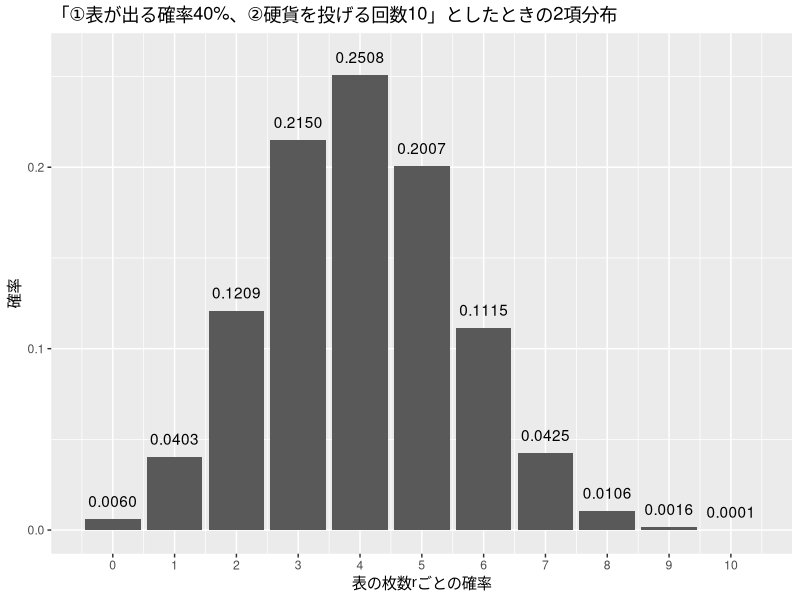
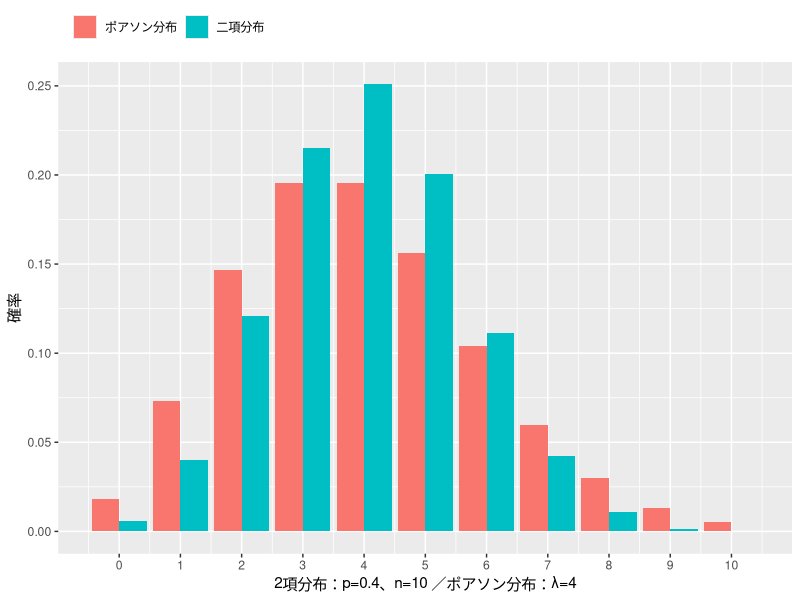
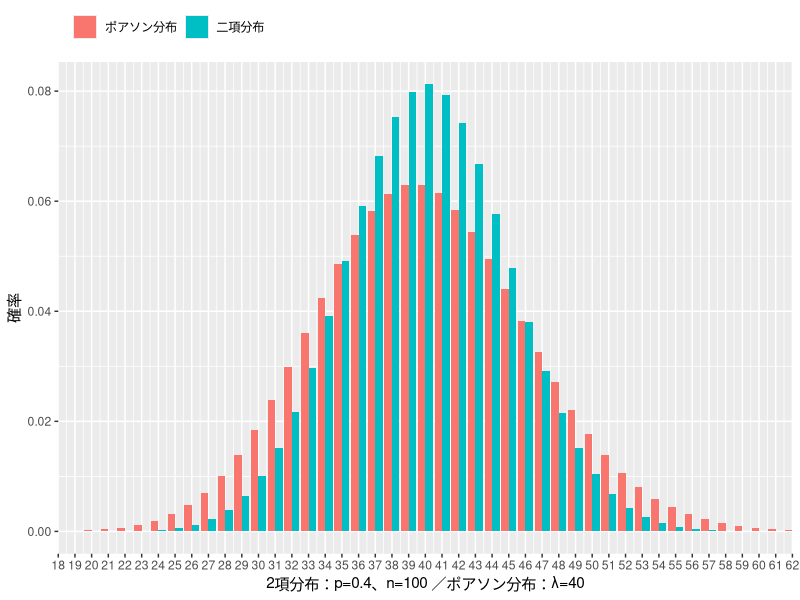
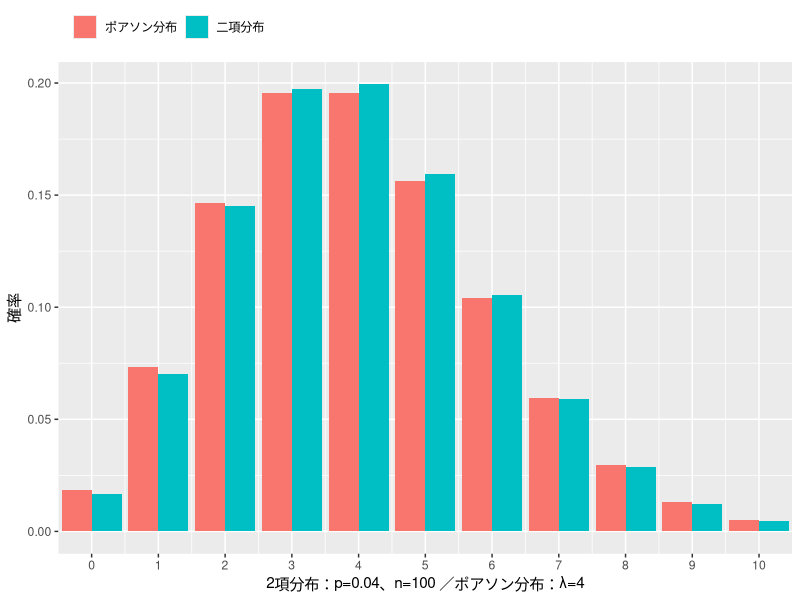
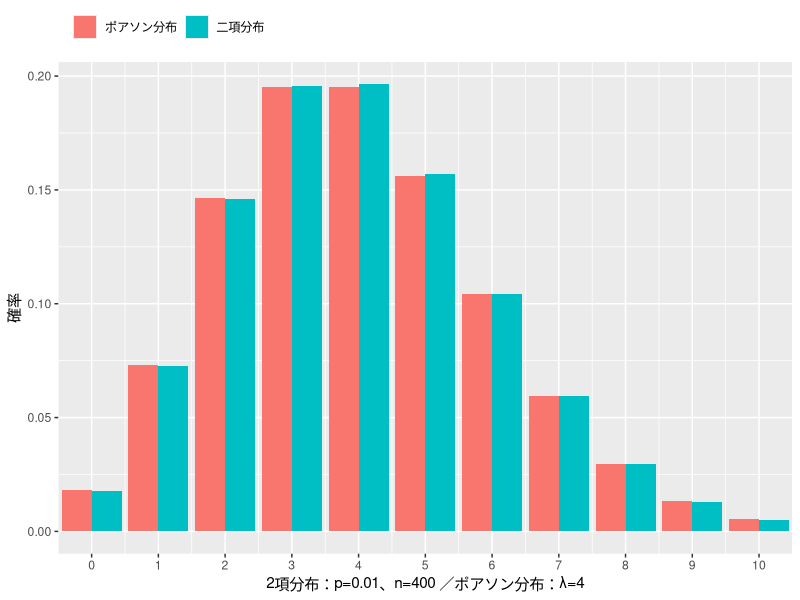
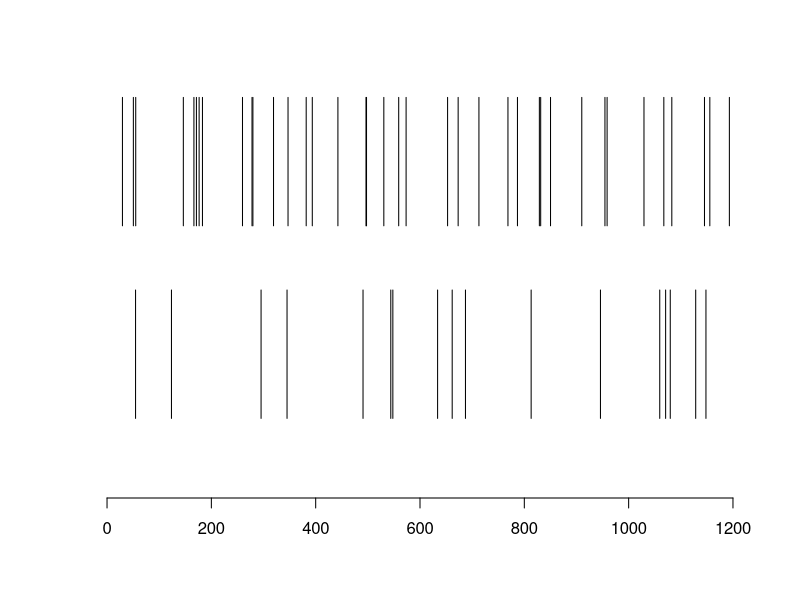
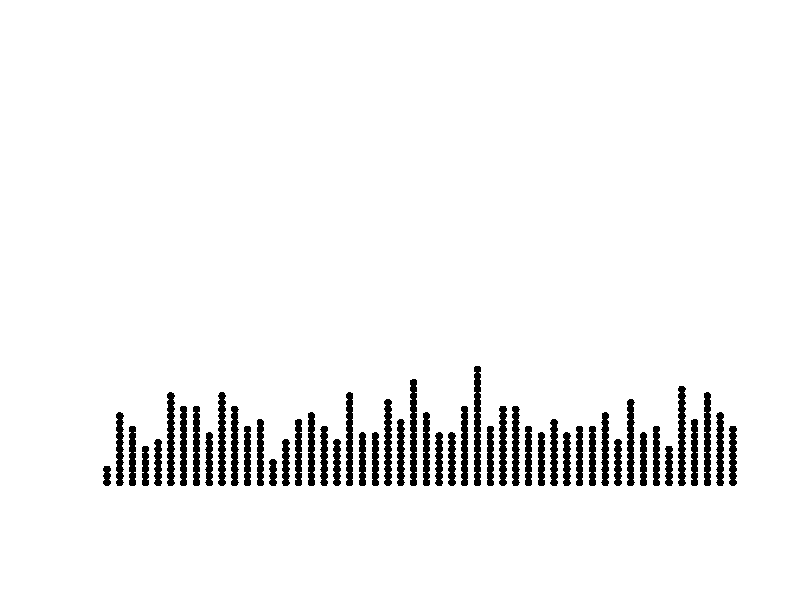
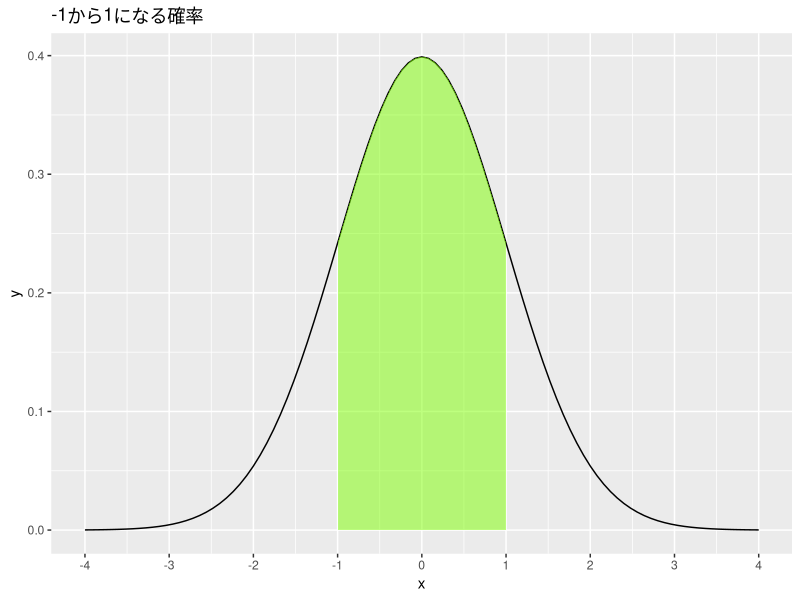

These charts were generated, in order, by the following R code:
## ---- chunk 1
knitr::opts_chunk$set(echo = TRUE, message = FALSE)
set.seed(123)
## ---- chunk 2
library(tidyverse)
## ---- chunk 3

ggplot(data = data.frame(x = 0:10, y = dbinom(0:10, size = 10, prob = 0.4)), aes(x, y)) +
  geom_col() +
  geom_text(aes(label = format(y, digits = 2)), nudge_y = 0.01) +
  scale_x_continuous(breaks = 0:10) +
  labs(x = "表の枚数rごとの確率", y = "確率") +
  ggtitle("「①表が出る確率40%、②硬貨を投げる回数10」としたときの2項分布")

## ---- chunk 4
data.frame(x = 0:10) %>% 
  mutate(二項分布 = dbinom(x, size = 10, prob = 0.4),
         ポアソン分布 = dpois(x, lambda = 10 * 0.4)) %>% 
  gather(key, value, -x) %>% 
  ggplot(aes(x, value, fill = key)) +
  geom_col(position = "dodge") +
  scale_x_continuous(breaks = 0:10) +
  scale_fill_discrete(name = "") +
  labs(x = "2項分布：p=0.4、n=10 ／ポアソン分布：λ=4", y = "確率") + 
  theme(legend.position = "top", legend.justification = c(0,0))
## ---- chunk 5
data.frame(x = 0:100) %>% 
  mutate(二項分布 = dbinom(x, size = 100, prob = 0.4),
         ポアソン分布 = dpois(x, lambda = 100 * 0.4)) %>% 
  gather(key, value, -x) %>% 
  ggplot(aes(x, value, fill = key)) +
  geom_col(position = "dodge") +
  scale_x_continuous(breaks = 0:100) +
    coord_cartesian(xlim = c(20,60)) +
  scale_fill_discrete(name = "") +
  labs(x = "2項分布：p=0.4、n=100 ／ポアソン分布：λ=40", y = "確率") + 
  theme(legend.position = "top", legend.justification = c(0,0))
## ---- chunk 6
data.frame(x = 0:100) %>% 
  mutate(二項分布 = dbinom(x, size = 100, prob = 0.04),
         ポアソン分布 = dpois(x, lambda = 100 * 0.04)) %>% 
  gather(key, value, -x) %>% 
  ggplot(aes(x, value, fill = key)) +
  geom_col(position = "dodge") +
  scale_x_continuous(breaks = 0:100) +
  coord_cartesian(xlim = c(0,10)) +
  scale_fill_discrete(name = "") +
  labs(x = "2項分布：p=0.04、n=100 ／ポアソン分布：λ=4", y = "確率") + 
  theme(legend.position = "top", legend.justification = c(0,0))
## ---- chunk 7
data.frame(x = 0:100) %>% 
  mutate(二項分布 = dbinom(x, size = 400, prob = 0.01),
         ポアソン分布 = dpois(x, lambda = 400 * 0.01)) %>% 
  gather(key, value, -x) %>% 
  ggplot(aes(x, value, fill = key)) +
  geom_col(position = "dodge") +
  scale_x_continuous(breaks = 0:100) +
  coord_cartesian(xlim = c(0,10)) +
  scale_fill_discrete(name = "") +
  labs(x = "2項分布：p=0.01、n=400 ／ポアソン分布：λ=4", y = "確率") + 
  theme(legend.position = "top", legend.justification = c(0,0))
## ---- chunk 8
plot(c(0, 1200), c(0,3), type="n", axes = FALSE, xlab = "", ylab = "")
axis(1)
r1 = runif(17) * 1200 # 0～1秒間に17回起こる一様分布に従う乱数を1200倍したもの。 runif(17, min = 0, max = 1200)と意味は一緒
r2 = runif(38) * 1200 # 0～1秒間に38回起こる一様分布に従う乱数を1200倍したもの。 runif(38, min = 0, max = 1200)と意味は一緒
segments(r1, 0.5, r1, 1.5)
segments(r2, 2, r2, 3)
## ---- chunk 9
binom.test(17, 17+38, 0.5)
## ---- chunk 10
poisson.test(17, 1200, 38/1200)
## ---- chunk 11
poisson.test(17, 1, 38)
## ---- chunk 12
stripchart(sample(1:50, 500, replace = TRUE),
           pch = 16, method = "stack", axes = FALSE, at = 0)
## ---- chunk 13
ggplot(data = data.frame(x=c(-4, 4)), aes(x=x)) +
  stat_function(fun = dnorm) +
  stat_function(fun = dnorm,
                geom = "area", xlim = c(-1, 1),
                fill = "chartreuse1", alpha = 0.5)+
  scale_x_continuous(breaks = seq(-5, 5)) +
  ggtitle("-1から1になる確率")
## ---- chunk 14
ggplot(data = data.frame(x = 0:20,
                         y = dpois(0:20, lambda = 10),
                         yy = c(rep(0,7), dpois(7:13, lambda = 10), rep(0, 7))),
       aes(x, y)) +
  geom_col() +
  geom_col(aes(y = yy), fill = "chartreuse1") +
  scale_x_continuous(breaks = 0:20) +
  ggtitle("λ=10のポアソン分布で7～13になる確率")
## ---- chunk 15
poisson.test(10)
## ---- chunk 16
poisson.test(0)
